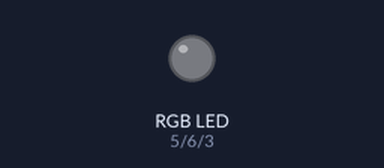
This sketch was run on a simulated Arduino Uno, built with avr-gcc and run on an emulated ATmega328P. On the bench: an RGB LED mixed from three pins (HIGH = lit).

Above: at 0.15 s.
At 5.02 s:
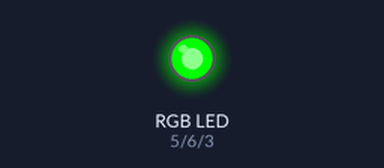
At 9.9 s:
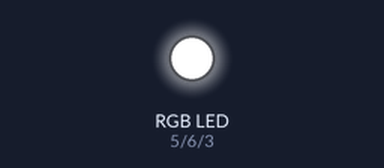
At 19.95 s:
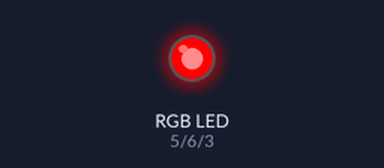
At 29.7 s:
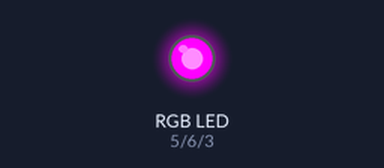
At 39.76 s:
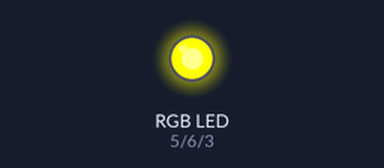
Timing chart, 0 to 40.0 s (numbered marks = the images above):
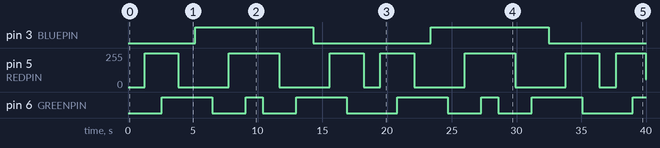

The sketch:

rgbledstrip.ino
```cpp
#define REDPIN 5
#define GREENPIN 6
#define BLUEPIN 3

#define FADESPEED 20     // make this higher to slow down

#include "rgb.h"

const RGB black = { 0 , 0 , 0 };
const RGB red = { 255 , 0 , 0 };
const RGB orange = { 255 , 127 , 0 };
const RGB yellow = { 255 , 255 , 0 };
const RGB green = { 0, 255 , 0 };
const RGB blue = { 0, 0, 255 };
const RGB cyan = { 0 , 255 , 255 };
const RGB magenta = { 255 , 0 , 255 };
const RGB white = { 255 , 255, 255 };
const RGB binary[8] = { black, red, yellow, green, cyan, blue, magenta, white };

void setup() {
  pinMode(REDPIN, OUTPUT);
  pinMode(GREENPIN, OUTPUT);
  pinMode(BLUEPIN, OUTPUT);
}

void loop() {
  for (unsigned int i = 0; i < 7; i++) {
    fade_from_to(binary[i], binary[i+1]);
  }
  for (unsigned int i = 7; i > 0; i--) {
    fade_from_to(binary[i], binary[i-1]);
  }
}
```

rgb.h
```cpp
#define REDPIN 5
#define GREENPIN 6
#define BLUEPIN 3

#define FADESPEED 5     // make this higher to slow down
#define RGB_CHANNELS 3

// need this for analogWrite and delay
#if defined(ARDUINO) && ARDUINO >= 100
    #include "Arduino.h"
#else
    #include "WProgram.h"
    #include "cppfix.h"
#endif


union RGB {
  struct {
    unsigned short r;
    unsigned short g;
    unsigned short b;
  } s;

  unsigned short rgb[3];
};

unsigned int color_to_pin(unsigned int color) {
  if (color == 0) { return REDPIN; }
  else if (color == 1) { return GREENPIN; }
  else if (color == 2) { return BLUEPIN; }
}

unsigned int i, val, amount;
int range;
byte color, pin;
void fade_from_to(RGB from, RGB to) {
  for (i = 0; i < 256; i++) {
    for (color = 0; color < 3 ; color++) {
      pin = color_to_pin(color);
      if (to.rgb[color] == from.rgb[color]) {
        if (i == 0) { analogWrite(pin, from.rgb[color]); }
      } else {
        // scale the transition
        range = to.rgb[color] - from.rgb[color];
        amount = (int)((float)i * (range > 0 ? ((float)range / 255) : ((float)range / -255)));
        if (range < 0) { val = from.rgb[color] - (amount); }
        else { val = amount; }
        analogWrite(pin, val);
      }
    }
    delay(FADESPEED);
  }
}

void set_color(RGB color) {
  analogWrite(REDPIN, color.s.r);
  analogWrite(GREENPIN, color.s.g);
  analogWrite(BLUEPIN, color.s.b);
}
```

Measured:
- by itself, pin 3 (BLUEPIN): alternates HIGH for 9.1 s and LOW for 9.1 s
- by itself, pin 5 (REDPIN): 0/255 → 255/255 at 1.3 s, → 0/255 2.6 s later, → 255/255 3.9 s later, → 0/255 3.9 s later, … (14 changes in this stretch)
- by itself, pin 6 (GREENPIN): LOW → HIGH at 2.6 s, → LOW 3.9 s later, → HIGH 2.6 s later, → LOW 1.3 s later, … (13 changes in this stretch)
